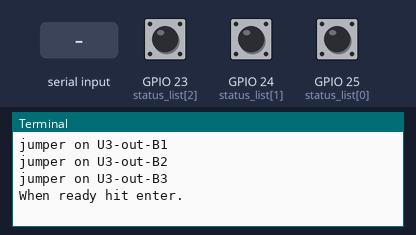
Recording of a program running on a simulated Raspberry Pi (BCM pin numbers). On the bench: the last lines printed to the terminal. The inputs (shaded band) are chosen by the test bench; at power-on: GPIO 23 (status_list[2]) HIGH, GPIO 24 (status_list[1]) HIGH, GPIO 25 (status_list[0]) HIGH.

Above: at 1.2 s.
1.3 s: "1" typed at the terminal, then Enter
At 2.5 s:
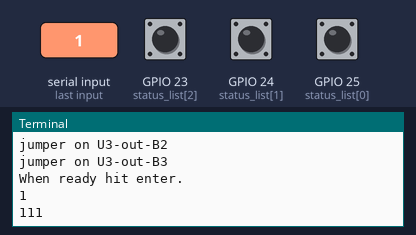
2.8 s: GPIO 23 (status_list[2]) pulled LOW for 0.15 s
At 3.4 s:
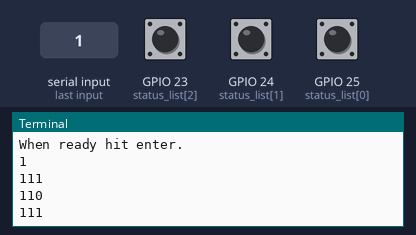
4.4 s: GPIO 24 (status_list[1]) pulled LOW for 0.15 s
At 5.7 s:
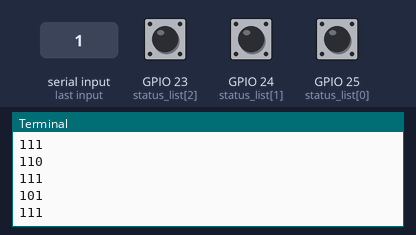
6.0 s: GPIO 25 (status_list[0]) pulled LOW for 0.15 s
At 7.0 s:
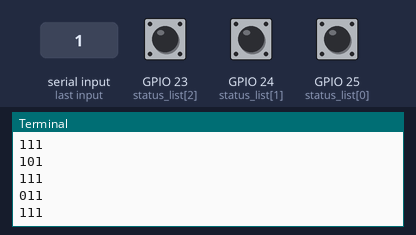
Timing chart, 0 to 8.6 s (numbered marks = the images above; inputs shaded):
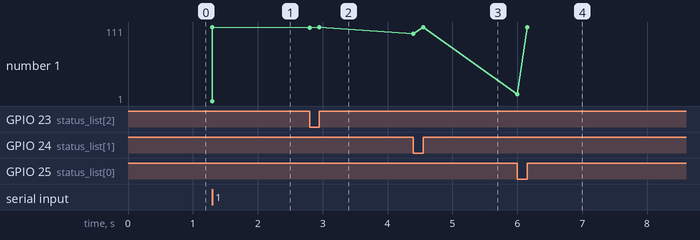

The program:

buttons.py
```python
import RPi.GPIO as GPIO

GPIO.setmode(GPIO.BCM)                                # initialise RPi.GPIO
for i in range(23,26):                                # set up ports 23-25
    GPIO.setup(i, GPIO.IN, pull_up_down=GPIO.PUD_UP)  # as inputs pull-ups high
                                                      # (if pin is not connected - input is pulled-up high as 1)

# Print  Instructions appropriate for the board
print "These are the connections for the Gertboard buttons test:"
print "GP25 in J2 --- B1 in J3"
print "GP24 in J2 --- B2 in J3"
print "GP23 in J2 --- B3 in J3"
print "Optionally, if you want the LEDs to reflect button state do the following:"
print "jumper on U3-out-B1"
print "jumper on U3-out-B2"
print "jumper on U3-out-B3"

raw_input("When ready hit enter.\n")

button_press = 0                                      # set intial values for variables
previous_status = ''

try:
    while button_press < 20:                          # read inputs until 19 changes are made
        status_list = [GPIO.input(25), GPIO.input(24), GPIO.input(23)]
        for i in range(0,3):
            if status_list[i]:
                status_list[i] = "1"
            else:
                status_list[i] = "0"
        # dump current status values in a variable
        current_status = ''.join((status_list[0],status_list[1],status_list[2]))
        if current_status != previous_status:         # if that variable not same as last time
            print current_status                      # print the results
            previous_status = current_status          # update status variable for next comparison
            button_press += 1                         # increment button_press counter

except KeyboardInterrupt:                             # trap a CTRL+C keyboard interrupt
    GPIO.cleanup()                                    # resets all GPIO ports used by this program
GPIO.cleanup()                                        # on exit, reset all GPIO ports
```

Measured:
- after the input at 1.3 s, the terminal: prints a new line at once (image 1)
- after the input at 2.8 s, the terminal: prints a new line at once (image 2)
- after the input at 4.4 s, the terminal: prints a new line at once (image 3)
- after the input at 6.0 s, the terminal: prints a new line at once (image 4)
